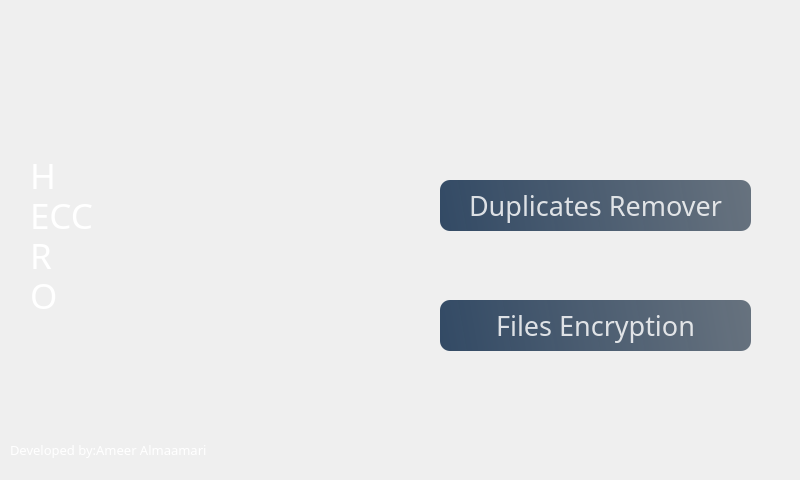
    <widget class="QWidget" name="start_page">
     <widget class="QLabel" name="label_6">
      <property name="geometry">
       <rect>
        <x>30</x>
        <y>150</y>
        <width>31</width>
        <height>51</height>
       </rect>
      </property>
      <property name="font">
       <font>
        <family>Unispace</family>
        <pointsize>26</pointsize>
        <weight>9</weight>
        <italic>false</italic>
        <bold>false</bold>
       </font>
      </property>
      <property name="styleSheet">
       <string notr="true">color: rgb(255, 255, 255);
font: 75 26pt &quot;Unispace&quot;;</string>
      </property>
      <property name="text">
       <string>H</string>
      </property>
     </widget>
     <widget class="QLabel" name="label_7">
      <property name="geometry">
       <rect>
        <x>30</x>
        <y>190</y>
        <width>161</width>
        <height>51</height>
       </rect>
      </property>
      <property name="font">
       <font>
        <family>Unispace</family>
        <pointsize>26</pointsize>
        <weight>9</weight>
        <italic>false</italic>
        <bold>false</bold>
       </font>
      </property>
      <property name="mouseTracking">
       <bool>false</bool>
      </property>
      <property name="styleSheet">
       <string notr="true">color: rgb(255, 255, 255);
font: 75 26pt &quot;Unispace&quot;;</string>
      </property>
      <property name="text">
       <string>ECC</string>
      </property>
     </widget>
     <widget class="QLabel" name="label_8">
      <property name="geometry">
       <rect>
        <x>10</x>
        <y>440</y>
        <width>231</width>
        <height>20</height>
       </rect>
      </property>
      <property name="font">
       <font>
        <family>Unispace</family>
        <pointsize>10</pointsize>
        <weight>9</weight>
        <italic>false</italic>
        <bold>false</bold>
       </font>
      </property>
      <property name="styleSheet">
       <string notr="true">color: rgb(255, 255, 255);
font: 75 10pt &quot;Unispace&quot;;</string>
      </property>
      <property name="text">
       <string>Developed by:Ameer Almaamari</string>
      </property>
     </widget>
     <widget class="QPushButton" name="duplicates_rem_button">
      <property name="geometry">
       <rect>
        <x>440</x>
        <y>180</y>
        <width>311</width>
        <height>51</height>
       </rect>
      </property>
      <property name="font">
       <font>
        <family>Unispace</family>
        <pointsize>20</pointsize>
        <weight>9</weight>
        <italic>false</italic>
        <bold>false</bold>
       </font>
      </property>
      <property name="styleSheet">
       <string notr="true">QPushButton#duplicates_rem_button{ 
font: 75 20pt &quot;Unispace&quot;;
  background-color: qlineargradient(spread:pad, x1:0, y1:0.505682, x2:1, y2:0.477, stop:0 rgba(20, 47, 78, 219), stop:1 rgba(85, 98, 112, 226));
  color:rgba(255,255,255,210);
  border-radius:10px;
}

QPushButton#duplicates_rem_button:hover{ 
 background-color: qlineargradient(spread:pad, x1:0, y1:0.505682, x2:1, y2:0.477, stop:0 rgba(40, 67, 98, 219), stop:1 rgba(105, 118, 132, 226));
}

QPushButton#duplicates_rem_button:pressed{
  padding-left:5px;
   padding-top:5px;
   background-color:rgba(105, 118, 132, 200);
}
</string>
      </property>
      <property name="text">
       <string>Duplicates Remover</string>
      </property>
     </widget>
     <widget class="QLabel" name="main_frame1">
      <property name="geometry">
       <rect>
        <x>0</x>
        <y>0</y>
        <width>791</width>
        <height>471</height>
       </rect>
      </property>
      <property name="styleSheet">
       <string notr="true">border-image: url(:/images/3648482.png);
border-radius:20px;</string>
      </property>
      <property name="text">
       <string/>
      </property>
     </widget>
     <widget class="QPushButton" name="files_encrypt_button">
      <property name="geometry">
       <rect>
        <x>440</x>
        <y>300</y>
        <width>311</width>
        <height>51</height>
       </rect>
      </property>
      <property name="font">
       <font>
        <family>Unispace</family>
        <pointsize>20</pointsize>
        <weight>9</weight>
        <italic>false</italic>
        <bold>false</bold>
       </font>
      </property>
      <property name="styleSheet">
       <string notr="true">QPushButton#files_encrypt_button{ 
font: 75 20pt &quot;Unispace&quot;;
  background-color: qlineargradient(spread:pad, x1:0, y1:0.505682, x2:1, y2:0.477, stop:0 rgba(20, 47, 78, 219), stop:1 rgba(85, 98, 112, 226));
  color:rgba(255,255,255,210);
  border-radius:10px;
}

QPushButton#files_encrypt_button:hover{ 
 background-color: qlineargradient(spread:pad, x1:0, y1:0.505682, x2:1, y2:0.477, stop:0 rgba(40, 67, 98, 219), stop:1 rgba(105, 118, 132, 226));
}

QPushButton#files_encrypt_button:pressed{
  padding-left:5px;
   padding-top:5px;
   background-color:rgba(105, 118, 132, 200);
}
</string>
      </property>
      <property name="text">
       <string>Files Encryption</string>
      </property>
     </widget>
     <widget class="QLabel" name="label_12">
      <property name="geometry">
       <rect>
        <x>30</x>
        <y>230</y>
        <width>41</width>
        <height>51</height>
       </rect>
      </property>
      <property name="font">
       <font>
        <family>Unispace</family>
        <pointsize>26</pointsize>
        <weight>9</weight>
        <italic>false</italic>
        <bold>false</bold>
       </font>
      </property>
      <property name="styleSheet">
       <string notr="true">color: rgb(255, 255, 255);
font: 75 26pt &quot;Unispace&quot;;</string>
      </property>
      <property name="text">
       <string>R</string>
      </property>
     </widget>
     <widget class="QLabel" name="label_13">
      <property name="geometry">
       <rect>
        <x>30</x>
        <y>270</y>
        <width>41</width>
        <height>51</height>
       </rect>
      </property>
      <property name="font">
       <font>
        <family>Unispace</family>
        <pointsize>26</pointsize>
        <weight>9</weight>
        <italic>false</italic>
        <bold>false</bold>
       </font>
      </property>
      <property name="styleSheet">
       <string notr="true">color: rgb(255, 255, 255);
font: 75 26pt &quot;Unispace&quot;;</string>
      </property>
      <property name="text">
       <string>O</string>
      </property>
     </widget>
     <zorder>main_frame1</zorder>
     <zorder>label_6</zorder>
     <zorder>duplicates_rem_button</zorder>
     <zorder>label_7</zorder>
     <zorder>label_8</zorder>
     <zorder>files_encrypt_button</zorder>
     <zorder>label_12</zorder>
     <zorder>label_13</zorder>
    </widget>
